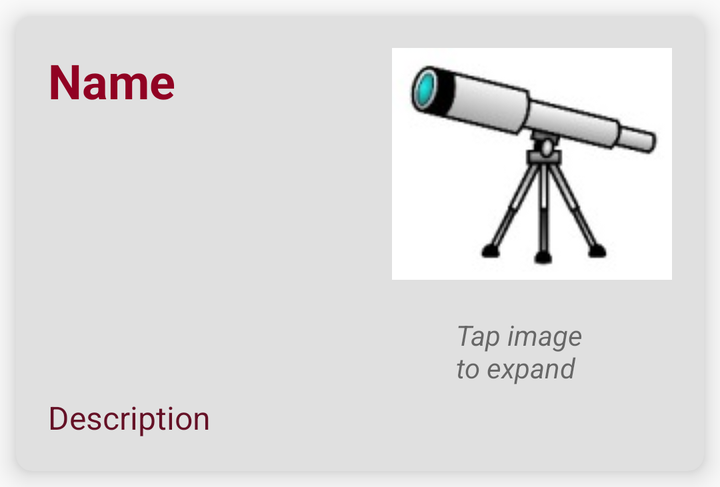
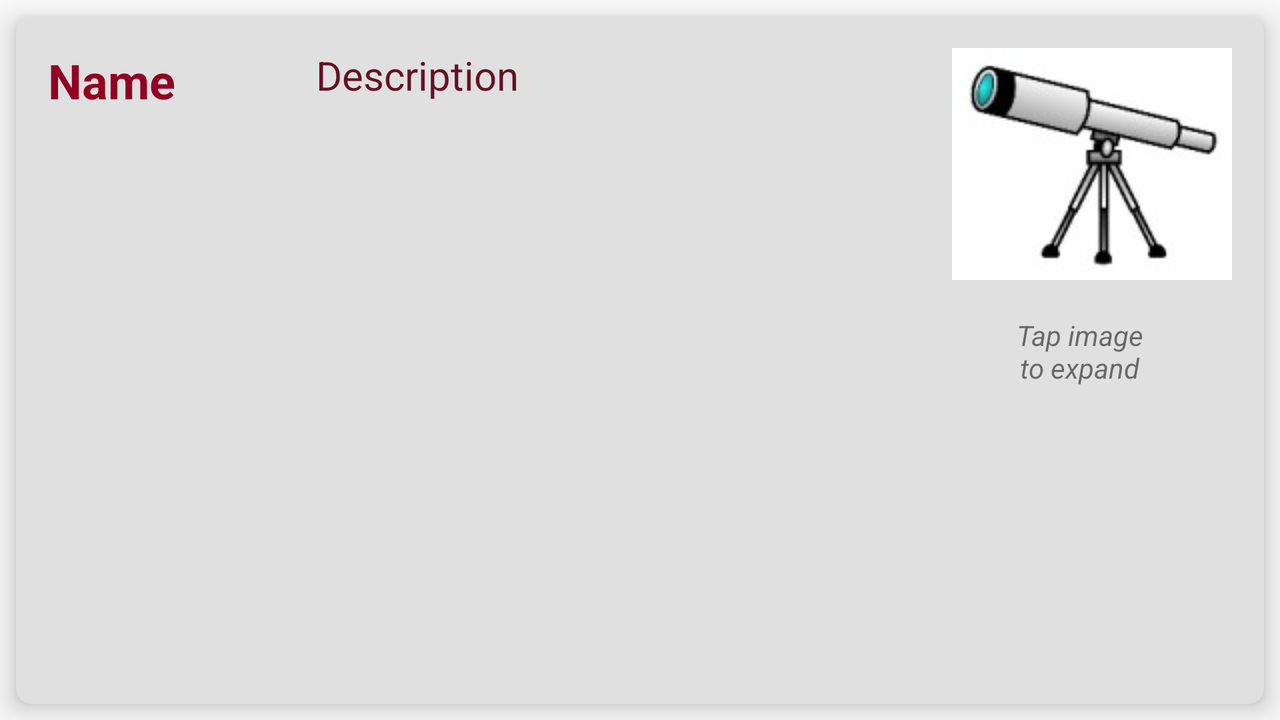

First picture: res/layout/ on a phone held upright. Second picture: the repository's own variant of that layout, on a device whose configuration matches the variant's folder. Source for both follows.
<!-- AndroidManifest.xml: application theme AppTheme -->
<!-- res/layout/card.xml -->
<?xml version="1.0" encoding="utf-8"?>
<android.support.v7.widget.CardView
    xmlns:android="http://schemas.android.com/apk/res/android"
    xmlns:app="http://schemas.android.com/apk/res-auto"
    android:id="@+id/cardview"
    style="@style/cardStyle"
    android:layout_width="match_parent"
    android:layout_height="wrap_content"
    app:cardBackgroundColor="@color/greyLight">

    <TextView
        android:id="@+id/nebulaDescription"
        style="@style/NebulaDescriptionPortrait"/>

    <TextView
        android:id="@+id/tapImage"
        style="@style/ExpandTextPortrait"/>

    <ImageView
        android:id="@+id/nebulaImage"
        style="@style/NebulaImagePortrait"
        android:contentDescription="@string/nebula_image"/>

    <TextView
        android:id="@+id/nebulaName"
        style="@style/NebulaNamePortrait"/>

</android.support.v7.widget.CardView>
<!-- resources referenced by this layout -->
<resources>
  <color name="greyLight">#E0E0E0</color>
  <string name="nebula_image">Nebula Image</string>
  <style name="ExpandTextPortrait">
          <item name="android:layout_width">wrap_content</item>
          <item name="android:layout_height">wrap_content</item>
          <item name="android:layout_marginLeft">@dimen/expand_margin_left_portrait</item>
          <item name="android:layout_marginTop">@dimen/expand_margin_top</item>
          <item name="android:layout_marginRight">@dimen/expand_margin_right_portrait</item>
          <item name="android:text">@string/tap_image_to_expand</item>
          <item name="android:textSize">@dimen/expand_text_size</item>
          <item name="android:textStyle">italic</item>
      </style>
  <style name="NebulaImagePortrait">
          <item name="android:layout_width">match_parent</item>
          <item name="android:layout_height">wrap_content</item>
          <item name="android:layout_marginLeft">@dimen/image_margin_portrait</item>
          <item name="android:layout_marginTop">@dimen/image_margin_portrait</item>
          <item name="android:layout_marginRight">@dimen/image_margin_portrait</item>
          <item name="android:layout_marginBottom">@dimen/image_margin_portrait</item>
          <item name="android:src">@drawable/placeholder</item>
          <item name="android:scaleType">fitEnd</item>
      </style>
  <style name="NebulaNamePortrait">
          <item name="android:layout_width">wrap_content</item>
          <item name="android:layout_height">wrap_content</item>
          <item name="android:layout_marginLeft">@dimen/name_margin_portrait</item>
          <item name="android:layout_marginTop">@dimen/name_margin_portrait</item>
          <item name="android:text">@string/nebula_name</item>
          <item name="android:textSize">@dimen/name_text_size</item>
          <item name="android:textColor">@color/burgundy</item>
          <item name="android:textStyle">bold</item>
      </style>
  <style name="cardStyle">
          <item name="android:orientation">horizontal</item>
          <item name="android:layout_margin">@dimen/card_params</item>
          <item name="cardCornerRadius">@dimen/card_params</item>
          <item name="cardElevation">@dimen/card_params</item>
      </style>
  <style name="AppTheme" parent="Theme.AppCompat.Light.DarkActionBar">
          
          <item name="colorPrimary">@color/colorPrimary</item>
          <item name="colorPrimaryDark">@color/colorPrimaryDark</item>
          <item name="colorAccent">@color/colorAccent</item>
      </style>
  <dimen name="expand_margin_left_portrait">220dp</dimen>
  <dimen name="expand_margin_top">150dp</dimen>
  <dimen name="expand_margin_right_portrait">16dp</dimen>
  <string name="tap_image_to_expand">Tap image\nto expand</string>
  <dimen name="expand_text_size">14sp</dimen>
  <dimen name="description_margin_portrait">16dp</dimen>
  <dimen name="description_margin_top_portrait">190dp</dimen>
  <string name="nebula_description">Description</string>
  <dimen name="description_text_size_portrait">16sp</dimen>
  <color name="colorPrimaryDark">#651126</color>
  <dimen name="image_margin_portrait">16dp</dimen>
  <dimen name="name_margin_portrait">16dp</dimen>
  <string name="nebula_name">Name</string>
  <dimen name="name_text_size">24sp</dimen>
  <color name="burgundy">#910223</color>
  <dimen name="card_params">8dp</dimen>
  <color name="colorPrimary">#910223</color>
  <color name="colorAccent">#FF4081</color>
  <!-- some entries are left out for length -->
</resources>
<!-- res/layout-land/card.xml (the repository's variant of the layout above) -->
<!-- drawn on the phone turned sideways -->
<?xml version="1.0" encoding="utf-8"?>
<android.support.v7.widget.CardView
    xmlns:android="http://schemas.android.com/apk/res/android"
    xmlns:app="http://schemas.android.com/apk/res-auto"
    android:id="@+id/cardview"
    style="@style/cardStyle"
    android:layout_width="match_parent"
    android:layout_height="match_parent"
    app:cardBackgroundColor="@color/greyLight">

    <TextView
        android:id="@+id/nebulaName"
        style="@style/NebulaNameLandscape"/>

    <TextView
        android:id="@+id/nebulaDescription"
        style="@style/NebulaDescriptionLandscape"/>

    <TextView
        android:id="@+id/tapExpandImage"
        style="@style/ExpandTextLandscape"/>

    <ImageView
        android:id="@+id/nebulaImage"
        style="@style/NebulaImageLandscape"
        android:contentDescription="@string/nebula_image"/>

</android.support.v7.widget.CardView>
<!-- resources referenced by the variant -->
<!-- as the phone turned sideways resolves them -->
<resources>
  <color name="greyLight">#E0E0E0</color>
  <string name="nebula_image">Nebula Image</string>
  <style name="ExpandTextLandscape">
          <item name="android:layout_width">wrap_content</item>
          <item name="android:layout_height">wrap_content</item>
          <item name="android:layout_marginLeft">@dimen/expand_margin_left_landscape</item>
          <item name="android:layout_marginTop">@dimen/expand_margin_top</item>
          <item name="android:layout_marginRight">@dimen/expand_margin_right_landscape</item>
          <item name="android:text">@string/tap_image_to_expand</item>
          <item name="android:textSize">@dimen/expand_text_size</item>
          <item name="android:textStyle">italic</item>
          <item name="android:gravity">center</item>
      </style>
  <style name="NebulaImageLandscape">
          <item name="android:layout_width">match_parent</item>
          <item name="android:layout_height">wrap_content</item>
          <item name="android:layout_marginLeft">@dimen/image_margin_left_landscape</item>
          <item name="android:layout_marginTop">@dimen/image_margin_landscape</item>
          <item name="android:layout_marginRight">@dimen/image_margin_landscape</item>
          <item name="android:layout_marginBottom">@dimen/image_margin_landscape</item>
          <item name="android:src">@drawable/placeholder</item>
          <item name="android:scaleType">fitEnd</item>
      </style>
  <style name="NebulaNameLandscape">
          <item name="android:layout_width">wrap_content</item>
          <item name="android:layout_height">wrap_content</item>
          <item name="android:layout_marginLeft">@dimen/name_margin_landscape</item>
          <item name="android:layout_marginTop">@dimen/name_margin_landscape</item>
          <item name="android:text">@string/nebula_name</item>
          <item name="android:textSize">@dimen/name_text_size</item>
          <item name="android:textColor">@color/burgundy</item>
          <item name="android:textStyle">bold</item>
      </style>
  <style name="cardStyle">
          <item name="android:orientation">horizontal</item>
          <item name="android:layout_margin">@dimen/card_params</item>
          <item name="cardCornerRadius">@dimen/card_params</item>
          <item name="cardElevation">@dimen/card_params</item>
      </style>
  <style name="AppTheme" parent="Theme.AppCompat.Light.DarkActionBar">
          
          <item name="colorPrimary">@color/colorPrimary</item>
          <item name="colorPrimaryDark">@color/colorPrimaryDark</item>
          <item name="colorAccent">@color/colorAccent</item>
      </style>
  <dimen name="expand_margin_left_landscape">500dp</dimen>
  <dimen name="expand_margin_top">150dp</dimen>
  <dimen name="expand_margin_right_landscape">16dp</dimen>
  <string name="tap_image_to_expand">Tap image\nto expand</string>
  <dimen name="expand_text_size">14sp</dimen>
  <dimen name="description_margin_left_landscape">150dp</dimen>
  <dimen name="description_margin_landscape">16dp</dimen>
  <dimen name="description_margin_right_landscape">190dp</dimen>
  <string name="nebula_description">Description</string>
  <dimen name="description_text_size_landscape">20sp</dimen>
  <color name="colorPrimaryDark">#651126</color>
  <dimen name="image_margin_left_landscape">150dp</dimen>
  <dimen name="image_margin_landscape">16dp</dimen>
  <dimen name="name_margin_landscape">16dp</dimen>
  <string name="nebula_name">Name</string>
  <dimen name="name_text_size">24sp</dimen>
  <color name="burgundy">#910223</color>
  <dimen name="card_params">8dp</dimen>
  <color name="colorPrimary">#910223</color>
  <color name="colorAccent">#FF4081</color>
  <!-- some entries are left out for length -->
</resources>
